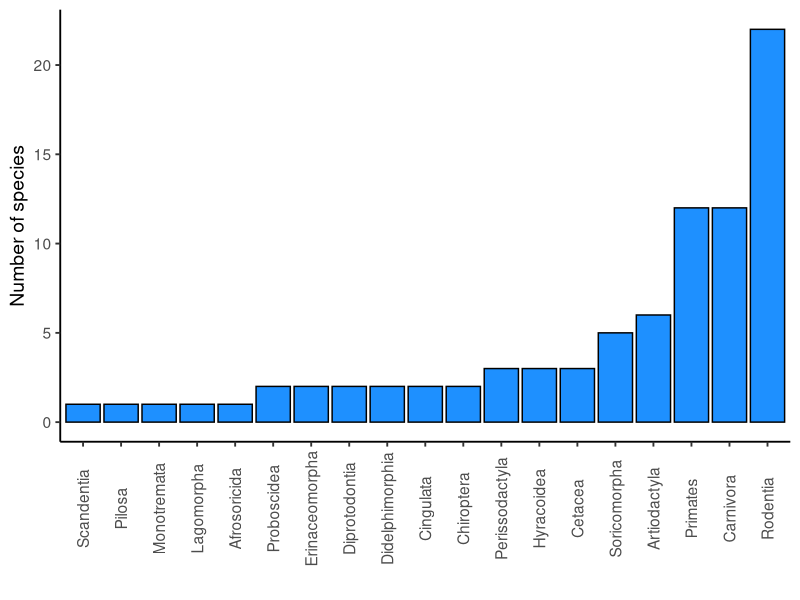
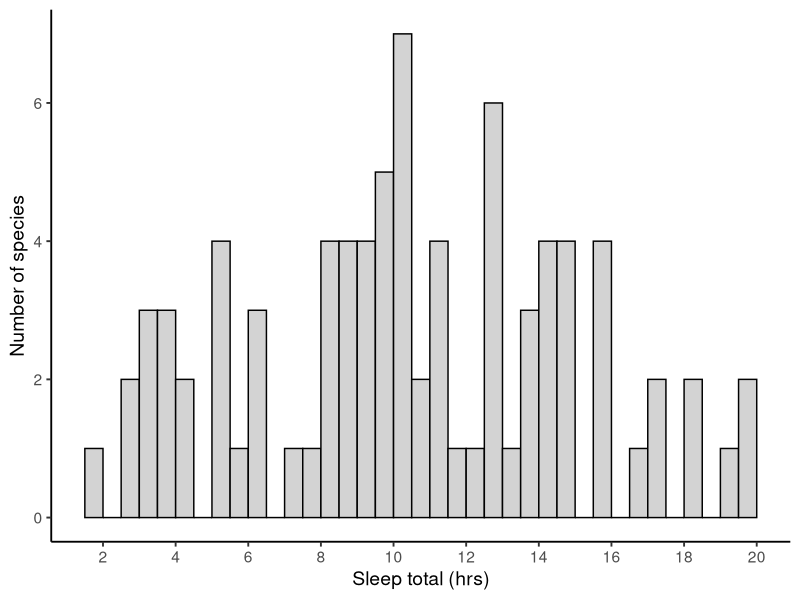
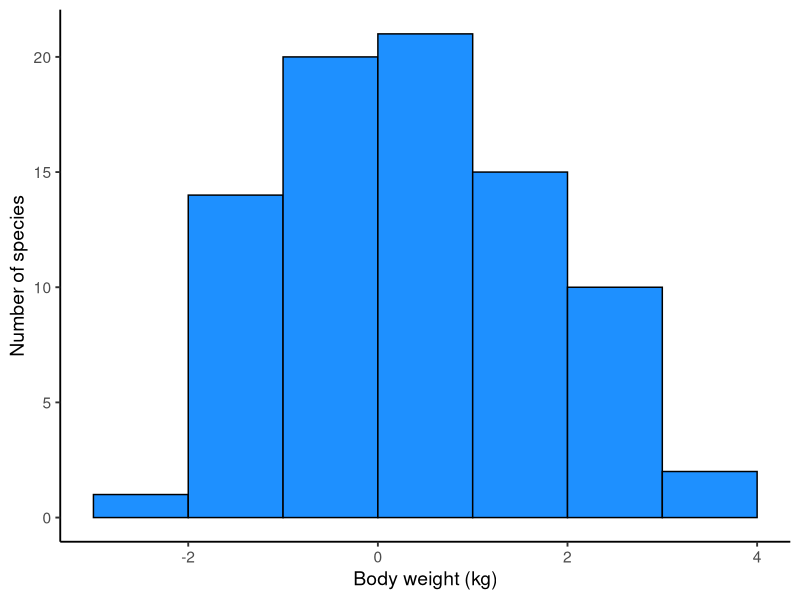
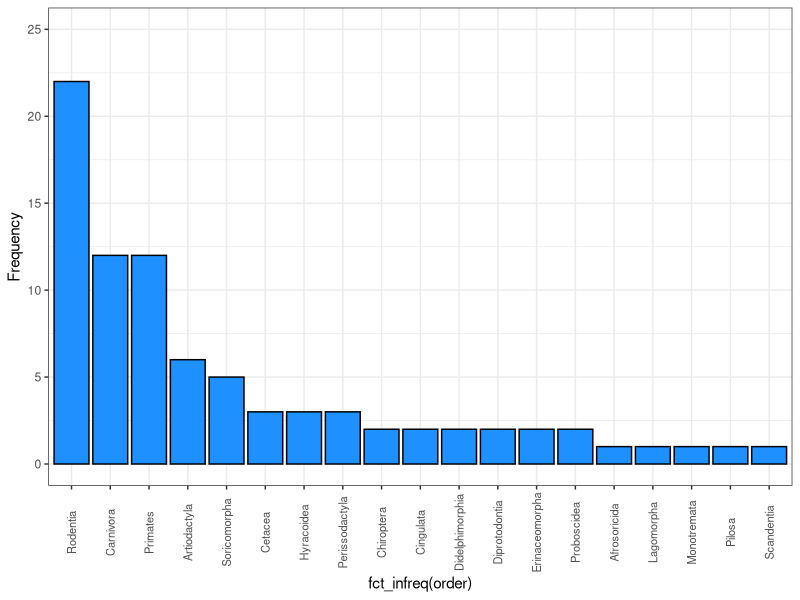
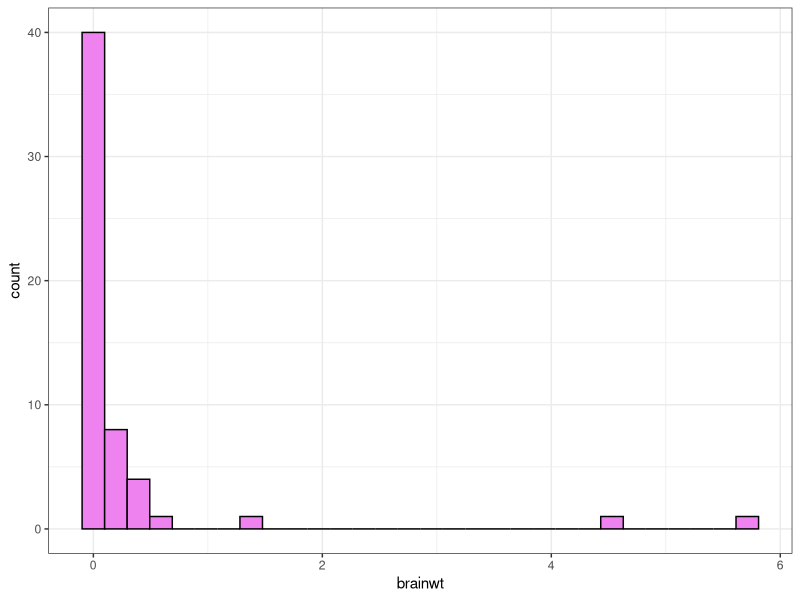
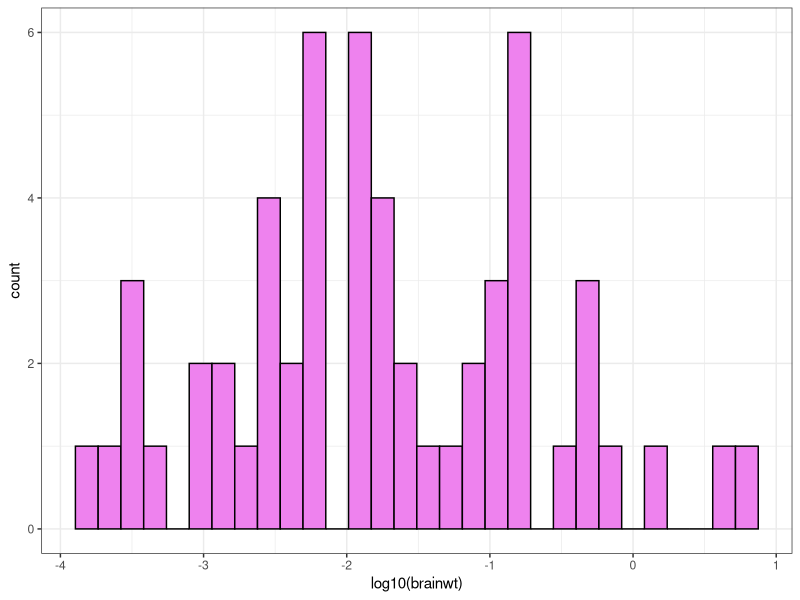
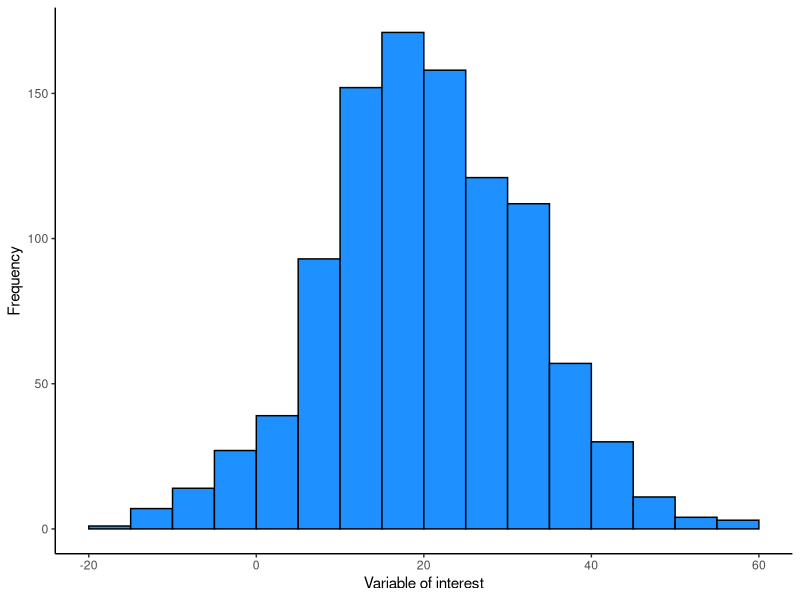
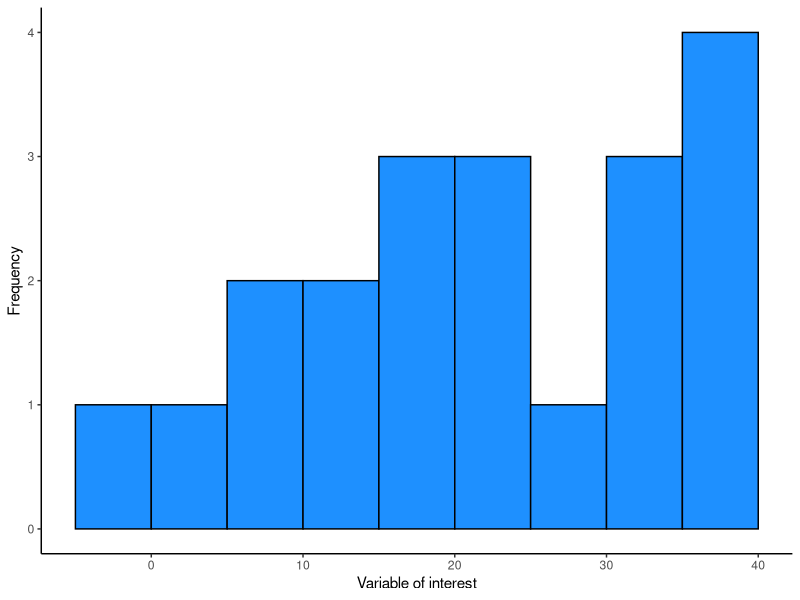

Source code (R) for these figures, in order:
## Guided Practice 1
## Feb 8 2023
## Rachel Roday (c)

# Load libs
library(ggplot2)
library(tidyverse)


## Categorical Data
head(msleep)

table(msleep$order)
table(msleep$order)[order(table(msleep$order), decreasing = TRUE)]
addmargins(table(msleep$order)[order(table(msleep$order), decreasing = TRUE)])


table(msleep$vore)
addmargins(table(msleep$vore)[order(table(msleep$vore), decreasing = TRUE)])


as.data.frame(msleep)

# Make Bar Graph (y = count) 
ggplot(data = msleep, aes(x = fct_rev(fct_infreq(order)))) + #reorder x axis according to count 
  geom_bar(fill = "dodgerblue" , color = "black") +
  xlab("") +
  ylab("Number of species") + 
  theme_classic(base_size = 14) +
  theme(axis.text.x = element_text(angle = 90, vjust = 0.5))

## Continuous Data
msleep$sleep_total
table(cut(msleep$sleep_total, breaks = seq(0, 24, by=4), right = FALSE)) # cut() makes bins
addmargins(table(cut(msleep$sleep_total, breaks = seq(0, 24, by=4), right = FALSE))) # add margins adds sums

msleep$sleep_rem
table(msleep$sleep_rem)
addmargins(table(cut(msleep$sleep_rem, breaks = seq(0, 7, by=1), right = FALSE)))

## Make histogram
ggplot(data = msleep, aes(x = sleep_total)) +
  geom_histogram(fill = "lightgray", color = "black", binwidth = .5, closed = "left", boundary = 0) + #without boundary=0, bins go to negative numbersr
  xlab("Sleep total (hrs)") +
  ylab("Number of species") +
  theme_classic(base_size = 14) +
  scale_x_continuous(breaks = seq(0,20, by =2))

## symmetrical? Yeah sorta


## Skewed distributions
## We use log10 transformation to view the distribution better
ggplot(data = msleep, aes(x = log10(bodywt))) +
  geom_histogram(fill = "dodgerblue", color = "black", binwidth = 1, closed = "left",
                 boundary = 0) +
  xlab("Body weight (kg)") +
  ylab("Number of species") +
  theme_classic(base_size = 14)


## Extra plotting practice
ggplot(msleep, aes(x=fct_infreq(order)))+
  geom_bar(fill = "dodgerblue", color = "black") +
  scale_y_continuous(name="Frequency", limits=c(0,25)) +#breaks=seq(0,50, by=5)) +
  theme_bw()+
  theme(axis.text.x = element_text(angle = 90, vjust = 0.5, size =8))

# This is a left skewed relationship
ggplot(msleep, aes(brainwt))+
  geom_histogram(fill = "violet", color="black")+
  theme_bw()
ggplot(msleep, aes(log10(brainwt)))+
  geom_histogram(fill = "violet", color="black")+
  theme_bw()
# Log transforming DOES make t he data symmetrical

## Next challenge
pop_sim <- data.frame(var1 = rnorm(n = 1000, mean = 20, sd = 12))

ggplot(pop_sim, aes(x = var1)) +
  geom_histogram(fill = "dodgerblue", color = "black", binwidth = 5, closed = "left", boundary = 0) +
  ylab("Frequency") +
  xlab("Variable of interest") +
  theme_classic()

random_sample <- data.frame(var1 = sample(pop_sim$var1, size = 20))

ggplot(random_sample, aes(x = var1)) +
  geom_histogram(fill = "dodgerblue", color = "black", binwidth = 5, closed = "left", boundary = 0) +
  ylab("Frequency") +
  xlab("Variable of interest") +
  theme_classic()
## These samples are NOT similar to the OG population.